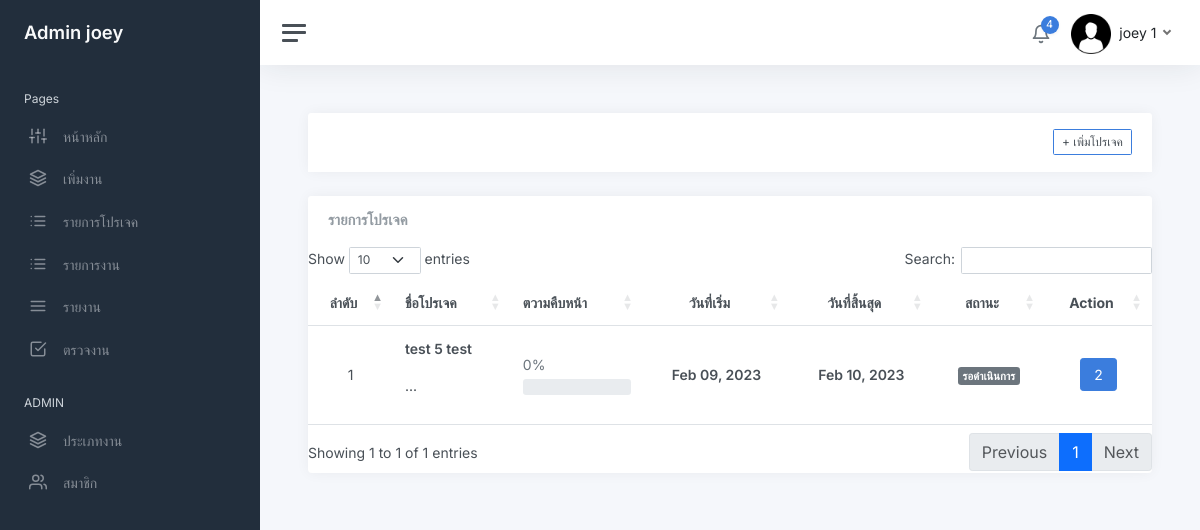
The app's page /project_list_user.php (signed in) with its own data.
### tables this page shows
CREATE TABLE `user` (
  `user_id` int(11) NOT NULL,
  `firstname` varchar(200) NOT NULL,
  `lastname` varchar(200) NOT NULL,
  `email` varchar(200) NOT NULL,
  `password` varchar(255) NOT NULL,
  `role_id` int(30) NOT NULL,
  `avatar` varchar(255) NOT NULL,
  `date_created` timestamp NOT NULL DEFAULT current_timestamp() ON UPDATE current_timestamp()
);

CREATE TABLE `project` (
  `project_id` int(30) NOT NULL,
  `name_project` varchar(255) NOT NULL,
  `description` text NOT NULL,
  `status_1` tinyint(2) NOT NULL,
  `create_project` timestamp NOT NULL DEFAULT current_timestamp() ON UPDATE current_timestamp(),
  `start_date` date NOT NULL DEFAULT current_timestamp(),
  `end_date` date NOT NULL DEFAULT current_timestamp(),
  `file_project` varchar(255) DEFAULT NULL,
  `manager_id` int(30) NOT NULL,
  `status_2` int(30) NOT NULL,
  `id_jobtype` int(30) NOT NULL
);

### project_list_user.php (the view, shortened to what this page needs)
<?php
    require_once 'connect.php';
?>
<!DOCTYPE html>
<html lang="en">
<?php include "head.php"?>
<body>
<link rel="stylesheet" type="text/css" href="https://cdn.datatables.net/1.13.2/css/dataTables.bootstrap5.min.css"
<?php include "sidebar.php"?>
<form action="" method="post" class="form-horizontal" enctype="multipart/form-data">
    <main class="content">
    <?php if($row['level'] != 5 ): ?>
        <div class="col-lg-12">
            <div class="card card-outline card-success">
                <div class="container-fluid p-0">
                    <div class="card-header">
                        <div class="d-flex justify-content-end">
                            <a class="btn btn-block btn-sm btn-default btn-flat border-primary" href="addproject_page.php"><i class="fa fa-plus"></i>  + เพิ่มโปรเจค</a>
                        </div>
                    </div>
                </div>
            </div>
        </div>
        <?php endif; ?>
                    <div class="card flex-fill">
                        <div class="card-header">
                            <h5 class="card-title mb-0">รายการโปรเจค</h5>
                        </div>
                            <table class="table table-hover my-0" id="example">
                                <thead>
                                    <tr>
                                        <th class="text-center">ลำดับ</th>
                                        <th class="text-left">ชื่อโปรเจค</th>
                                        <th class="text-left">ตวามคืบหน้า</th>
                                        <th class="text-center">วันที่เริ่ม</th>
                                        <th class="text-center">วันที่สิ้นสุด</th>
                                        <th class="text-center">สถานะ</th>
                                        <th class="text-center">Action</th>
                                    </tr>
                                </thead>
                                <tbody>
                                    <?php
                                        $i = 1;
                                        $stat1 = array("","รอดำเนินการ","กำลังดำเนินการ","อยู่ระหว่างการตรวจสอบ","รอการเเก้ไข","เลยระยะเวลาที่กำหนด","ดำเนินการเสร็จสิ้น");
                                        $where = "";
                                        $sql = "SELECT * FROM project  $where order by name_project asc ";
                                        $qry = $db->query($sql);
                                        $qry->execute();
                                        while ($row = $qry->fetch(PDO::FETCH_ASSOC)){
                                    ?>
                                        <tr>
                                            <td class="text-center"><?php echo $i++ ?></td>
                                                <td>
                                                    <p><b><?php echo $row["name_project"]?></b></p>
                                                    <p class="truncate"><?php echo substr($row['description'],0,100).'...';  ?></p>
                                                </td>
                                            <td class="">
                                                <div class="d-flex flex-column w-100">
                                                    <span class="me-2 mb-1 text-muted">0%</span>
                                                        <div class="progress progress-sm bg-secondary-light w-100">
                                                        </div>
                                                </div>
                                            </td>
                                            <td class="text-center" ><b><?php echo date("M d, Y",strtotime($row['start_date'])) ?></b></td>
					                        <td class="text-center "><b><?php echo date("M d, Y",strtotime($row['end_date'])) ?></b></td>
                                            <td class="text-center">
                                                <?php
                                                if($row['status_1'] =='1'){
                                                    echo "<span class='badge bg-secondary'>{$stat1[$row['status_1']]}</span>";
                                                }elseif($row['status_1'] =='2'){
                                                    echo "<span class='badge bg-primary'>{$stat1[$row['status_1']]}</span>";
                                                }elseif($row['status_1'] =='3'){
                                                    echo "<span class='badge bg-success'>{$stat1[$row['status_1']]}</span>";
                                                }elseif($stat1[$row['status_1']] =='4'){
                                                    echo "<span class='badge bg-warning'>{$stat1[$row['status_1']]}</span>";
                                                }elseif($stat1[$row['status_1']] =='5'){
                                                    echo "<span class='badge bg-danger'>{$stat1[$row['status_1']]}</span>";
                                                }elseif($stat1[$row['status_1']] =='6'){
                                                    echo "<span class='badge bg-danger'>{$stat1[$row['status_1']]}</span>";
                                                }
                                                ?>
                                            </td>
                                            <td class="text-center">
                                                 <a href="view_project.php?view_id=<?php echo $row['project_id']?>" class="btn btn-primary btn">2</a>
                                            </td>
                                        </tr>
                                    <?php } ?>
                                </tbody>
                            </table>
                    </div>
        </main>
</form>
    </body>
</html>

### sidebar.php (shortened to what this page needs)
<?php include "head.php"?>
<?php
            if (isset($_SESSION['user_login'])) {
                $user_id = $_SESSION['user_login'];
			 	$sql = "SELECT * FROM user AS u  natural JOIN position  WHERE u.user_id = $user_id ";
				$stmt = $db->prepare($sql);
                $stmt->execute();
                $row = $stmt->fetch(PDO::FETCH_ASSOC);
				$imageURL = 'img/avatars/'.$row['avatar'];
            }
?>
<div class="wrapper">
		<nav id="sidebar" class="sidebar js-sidebar">
			<div class="sidebar-content js-simplebar">
				<a class="sidebar-brand" href="index.php">
				<?php if($row['level'] ==  1): ?>
				<span class="align-middle">Admin <?php echo $row['firstname'] ?></span>
				<?php else: ?>
					<span class="align-middle">user <?php echo $row['firstname'] ?></span>
					<?php endif; ?>
				</a>
				<ul class="sidebar-nav">
					<li class="sidebar-header">
						Pages
					</li>
					<li class="sidebar-item">
						<a class="sidebar-link" href="index.php">
              <i class="align-middle" data-feather="sliders"></i> <span class="align-middle">หน้าหลัก</span>
            </a>
					</li>
					<?php if($row['level'] != 5 ): ?>
					<li class="sidebar-item">
						<a data-bs-target="#maps" data-bs-toggle="collapse" class="sidebar-link collapsed" aria-expanded="false">
							<i class="align-middle" data-feather="layers"></i>
							 <span class="align-middle">
								เพิ่มงาน
							</span>
						</a>
					</li>
					<?php endif; ?>
					<li class="sidebar-item">
						<a data-bs-target="#project_list" data-bs-toggle="collapse" class="sidebar-link collapsed" aria-expanded="false">
							<i class="align-middle" data-feather="list"></i>
							 <span class="align-middle">
							 รายการโปรเจค
							</span>
						</a>
					</li>
					<li class="sidebar-item">
						<a data-bs-target="#task_list" data-bs-toggle="collapse" class="sidebar-link collapsed" aria-expanded="false">
							<i class="align-middle" data-feather="list"></i>
							 <span class="align-middle">
							 รายการงาน
							</span>
						</a>
					</li>
					 <li class="sidebar-item">
						<a class="sidebar-link" href="report.php">
              <i class="align-middle" data-feather="menu"></i> <span class="align-middle">รายงาน</span>
            </a>
					</li>
					<?php if($row['level'] != 5): ?>
					<li class="sidebar-item">
						<a class="sidebar-link" href="">
              <i class="align-middle" data-feather="check-square"></i> <span class="align-middle">ตรวจงาน</span>
            </a>
			<?php endif; ?>
					</li>
					<?php if($row['level'] == 1 ): ?>
					<li class="sidebar-header">
						ADMIN
					</li>
					<?php elseif($row['level'] == 2): ?>
					<li class="sidebar-header">
						USER
					</li>
					<?php endif; ?>
					<?php if($row['level'] <=2): ?>
					<li class="sidebar-item">
						<a data-bs-target="#่jobtype" data-bs-toggle="collapse" class="sidebar-link collapsed" aria-expanded="false">
							<i class="align-middle" data-feather="layers"></i>
							 <span class="align-middle">
								ประเภทงาน
							</span>
						</a>
					</li>
					<li class="sidebar-item">
						<a data-bs-target="#user" data-bs-toggle="collapse" class="sidebar-link collapsed" aria-expanded="false">
							<i class="align-middle" data-feather="users"></i>
							 <span class="align-middle">
								สมาชิก
							</span>
						</a>
					</li>
					<?php endif; ?>
				</ul>
			</div>
		</nav>
		<div class="main">
			<nav class="navbar navbar-expand navbar-light navbar-bg">
				<a class="sidebar-toggle js-sidebar-toggle">
          <i class="hamburger align-self-center"></i>
        </a>
				<div class="navbar-collapse collapse">
					<ul class="navbar-nav navbar-align">
						<li class="nav-item dropdown">
							<a class="nav-icon dropdown-toggle" href="#" id="alertsDropdown" data-bs-toggle="dropdown">
								<div class="position-relative">
									<i class="align-middle" data-feather="bell"></i>
									<span class="indicator">4</span>
								</div>
							</a>
						</li>
						<li class="nav-item dropdown">
							<a class="nav-link dropdown-toggle d-none d-sm-inline-block" href="#" data-bs-toggle="dropdown">
                	<img src="<?php echo $imageURL ?>" class="avatar img-fluid rounded me-1" alt="" > <span class="text-dark"> <?php echo $row['firstname'] . ' ' . $row['lastname'] ?></span>
              </a>
						</li>
					</ul>
				</div>
			</nav>

### css/multi_select.css (style rules this page uses)
body { font-family: 'Courier New', Courier, monospace; font-size: 14px; }

### records on screen
user: firstname "joey", avatar (picture), lastname "1"
project: name_project "test 5 test", start_date "Feb 09, 2023", end_date "Feb 10, 2023", status_1 "รอดำเนินการ"
